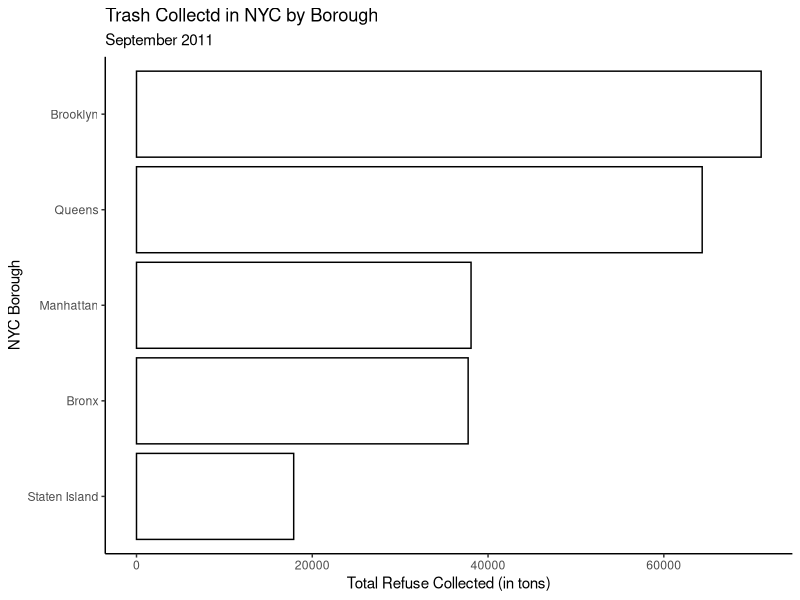
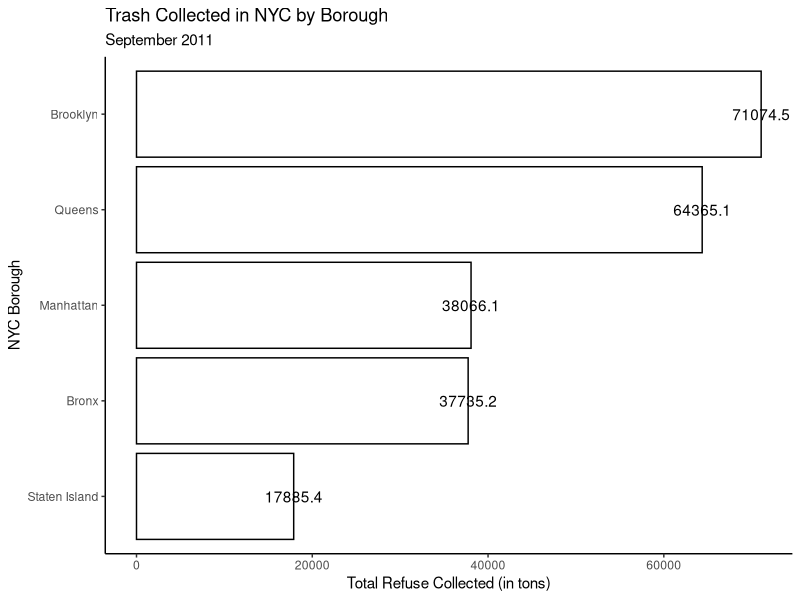
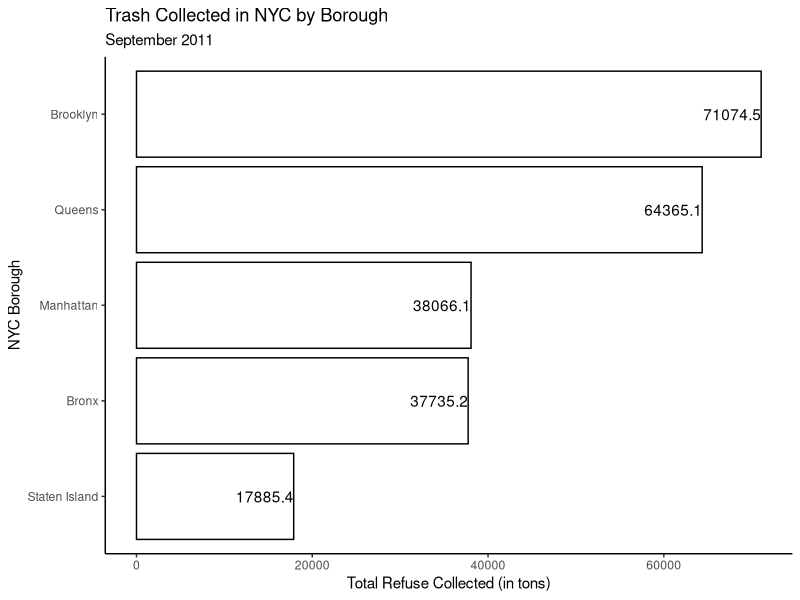
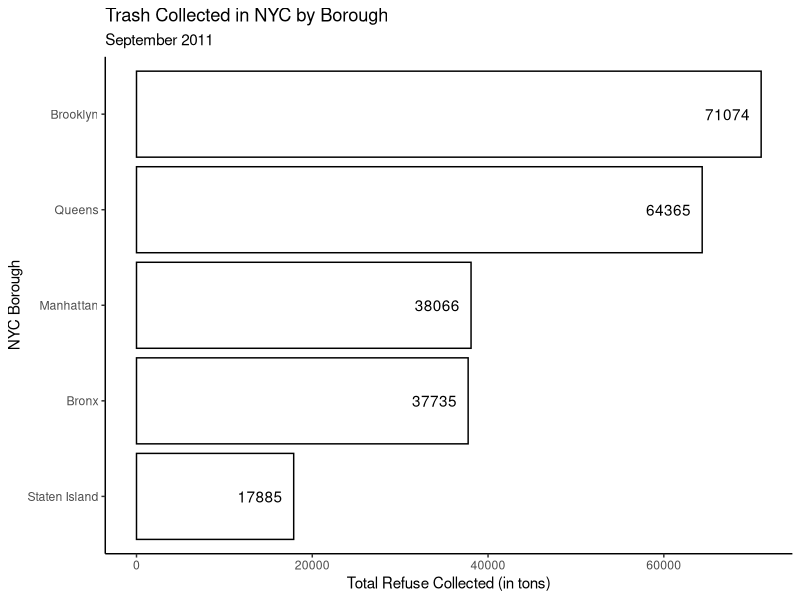
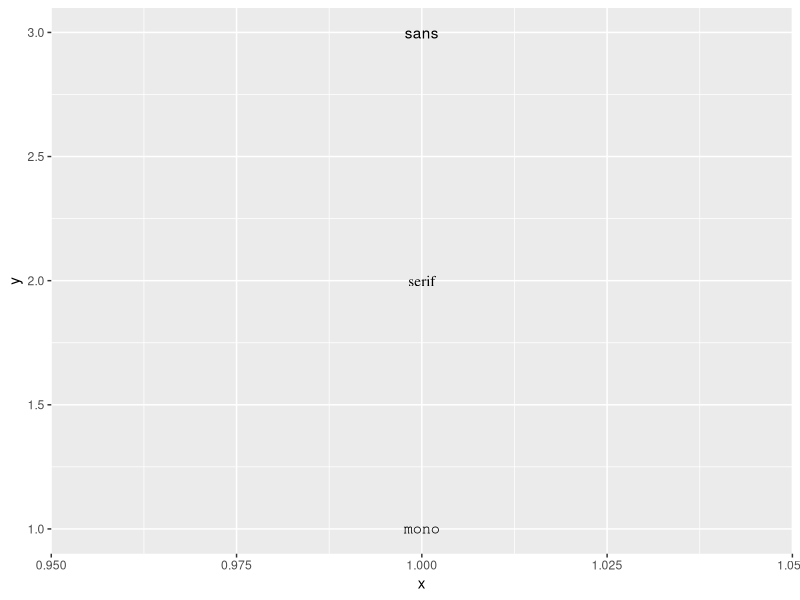
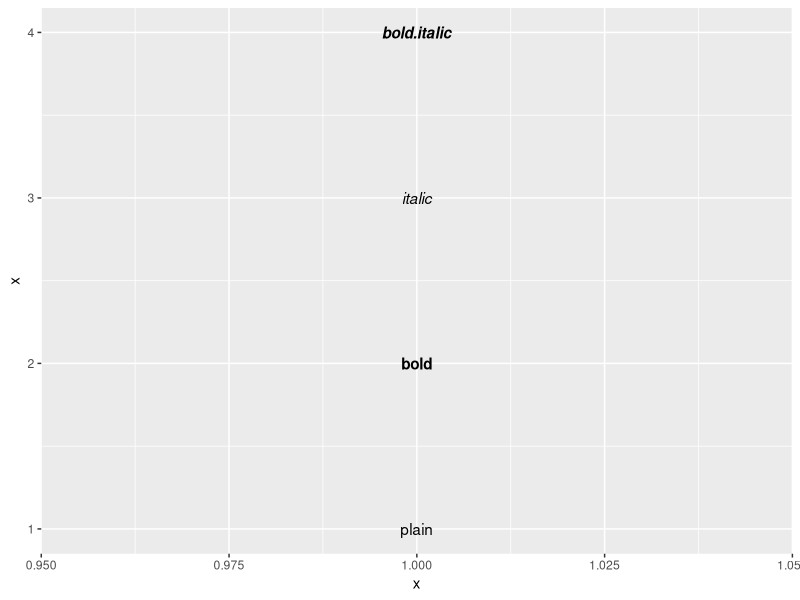
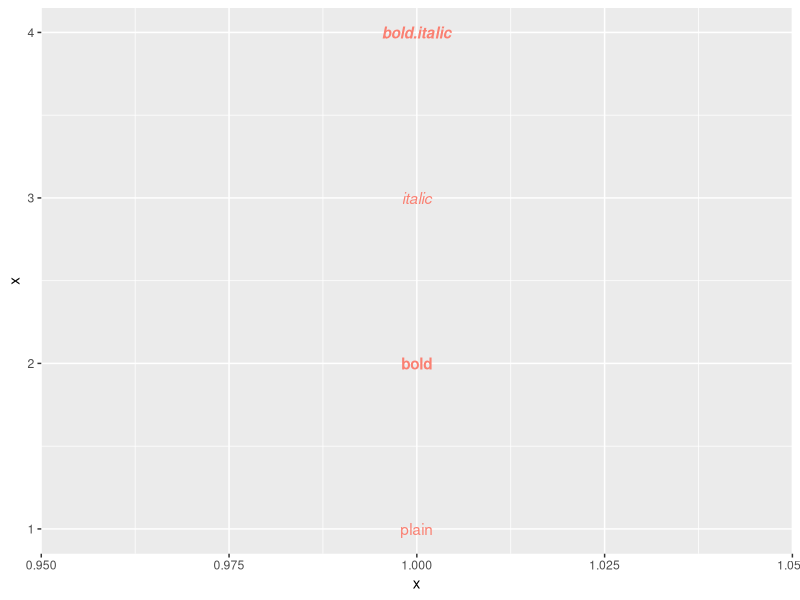
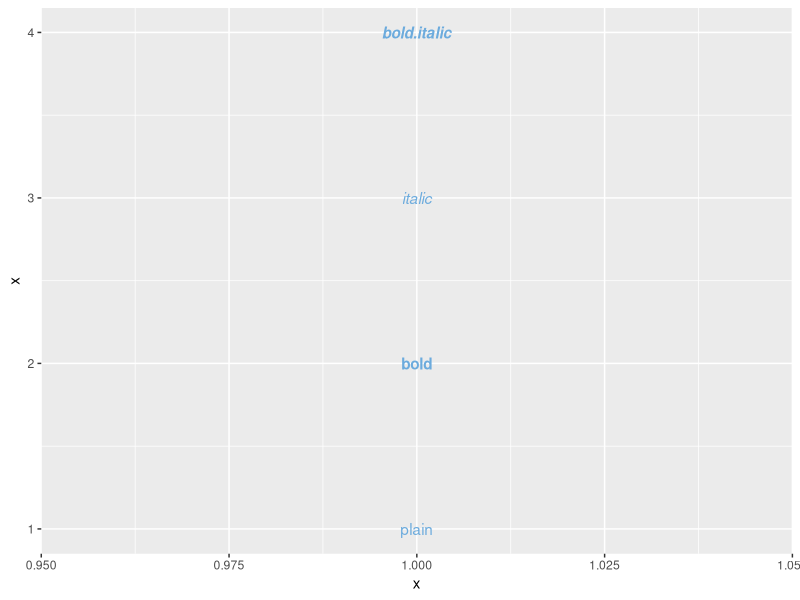

Recreate these plots in R, in order.
## ---- chunk 1
library(tidyverse)
library(readxl)
## To answer this question, let's first read in the data ##
nyc <- read_xlsx("Communicating How Much/NYC Trash Data.xlsx")
## Subset to September 2011 ##
nyc_sept11 <- nyc |>
  filter(MONTH == 9 & YEAR == 2011)
## Sum up REFUSETONSCOLLECTED variable by Borough ##
trash_tot <- nyc_sept11 |>
  group_by(BOROUGH) |>
  summarize(Sum_Trash = sum(REFUSETONSCOLLECTED))
trash_tot |>
  ggplot(aes(x=Sum_Trash,y=reorder(BOROUGH,Sum_Trash))) +
  geom_bar(stat='identity',color='black',fill='white') +
  labs(y = "NYC Borough",
       x = "Total Refuse Collected (in tons)",
       title = "Trash Collectd in NYC by Borough",
       subtitle = "September 2011") +
  theme_classic()
## ---- chunk 2
trash_tot |>
  ggplot(aes(x=Sum_Trash,y=reorder(BOROUGH,Sum_Trash))) +
  geom_bar(stat='identity',color='black',fill='white') +
  geom_text(aes(label=Sum_Trash)) +
  labs(y = "NYC Borough",
       x = "Total Refuse Collected (in tons)",
       title = "Trash Collected in NYC by Borough",
       subtitle = "September 2011") +
  theme_classic()
## ---- chunk 3
trash_tot |>
  ggplot(aes(x=Sum_Trash,y=reorder(BOROUGH,Sum_Trash))) +
  geom_bar(stat='identity',color='black',fill='white') +
  geom_text(aes(label=Sum_Trash),hjust = 1) +
  labs(y = "NYC Borough",
       x = "Total Refuse Collected (in tons)",
       title = "Trash Collected in NYC by Borough",
       subtitle = "September 2011") +
  theme_classic()
## ---- chunk 4
trash_tot |>
  ggplot(aes(x=Sum_Trash,y=reorder(BOROUGH,Sum_Trash))) +
  geom_bar(stat='identity',color='black',fill='white') +
  geom_text(aes(label=round(Sum_Trash)),hjust=1.25) +
  labs(y = "NYC Borough",
       x = "Total Refuse Collected (in tons)",
       title = "Trash Collected in NYC by Borough",
       subtitle = "September 2011") +
  theme_classic()
## ---- chunk 5
df <- data.frame(x = 1, y = 3:1, family = c("sans", "serif", "mono"))
df |>
  ggplot(aes(x, y)) + 
  geom_text(aes(label = family, family = family))
## ---- chunk 6
df <- data.frame(x = 1:4, fontface = c("plain", "bold", "italic", "bold.italic"))
df |>
  ggplot(aes(1, x)) + 
  geom_text(aes(label = fontface, fontface = fontface))
## ---- chunk 7
## Salmon Font ##
df |>
  ggplot(aes(1, x)) + 
  geom_text(aes(label = fontface, fontface = fontface),
            color='salmon')
## ---- chunk 8
## Manchester City Light Blue ##
df |>
  ggplot(aes(1, x)) + 
  geom_text(aes(label = fontface, fontface = fontface),
            color = "#6CABDD")
## ---- chunk 9
trash_tot |>
  ggplot(aes(x=Sum_Trash,y=reorder(BOROUGH,Sum_Trash))) +
  geom_bar(stat='identity',color='black',fill='white') +
  geom_text(aes(label=round(Sum_Trash)),family='serif',
            fontface='bold.italic',color='#CE1141',hjust=1.25) +
  labs(y = "NYC Borough",
       x = "Total Refuse Collected (in tons)",
       title = "Trash Collected in NYC by Borough",
       subtitle = "September 2011") +
  theme_classic()
## ---- chunk 10
trash_tot |>
  ggplot(aes(x=Sum_Trash,y=reorder(BOROUGH,Sum_Trash))) +
  geom_bar(stat='identity',color='black',fill='white') +
  geom_text(aes(label=round(Sum_Trash)),family='serif',
            fontface='bold.italic',color='#CE1141',hjust=-0.25) +
  labs(y = "NYC Borough",
       x = "Total Refuse Collected (in tons)",
       title = "Trash Collected in NYC by Borough",
       subtitle = "September 2011") +
  theme_classic()
## ---- chunk 11
trash_tot |>
  ggplot(aes(x=Sum_Trash,y=reorder(BOROUGH,Sum_Trash))) +
  geom_bar(stat='identity',color='black',fill='white') +
  geom_text(aes(label=round(Sum_Trash)),family='serif',
            fontface='bold.italic',color='#CE1141',hjust=-0.25) +
  labs(y = "NYC Borough",
       x = "Total Refuse Collected (in tons)",
       title = "Trash Collected in NYC by Borough",
       subtitle = "September 2011") +
  theme_classic() +
  scale_x_continuous(limits = c(0,75000))
## ---- chunk 12
trash_tot |>
  ggplot(aes(x=Sum_Trash,y=reorder(BOROUGH,Sum_Trash))) +
  geom_bar(stat='identity',color='black',fill='white') +
  geom_text(aes(label=round(Sum_Trash)),family='serif',
            fontface='bold.italic',color='#CE1141',hjust=-0.25) +
  labs(y = "NYC Borough",
       x = "Total Refuse Collected (in tons)",
       title = "Trash Collected in NYC by Borough",
       subtitle = "September 2011") +
  theme_classic() +
  scale_x_continuous(limits = c(0,75000),
                     breaks = seq(0,80000,by=10000))
## ---- chunk 13
trash_tot |>
  ggplot(aes(x=Sum_Trash,y=reorder(BOROUGH,Sum_Trash))) +
  geom_bar(stat='identity',color='black',fill='white') +
  geom_text(aes(label=round(Sum_Trash)),family='serif',
            fontface='bold.italic',color='#CE1141',hjust=-0.25) +
  labs(y = "NYC Borough",
       x = "Total Refuse Collected (in tons)",
       title = "Trash Collected in NYC by Borough",
       subtitle = "September 2011") +
  theme_classic() +
  scale_x_continuous(limits = c(0,75000),
                     breaks = seq(0,80000,by=10000),
                     labels = scales::label_number(suffix = "K",
                                                   scale = 1e-3))
## ---- chunk 14
trash_tot |>
  ggplot(aes(x=Sum_Trash,y=reorder(BOROUGH,Sum_Trash))) +
  geom_bar(stat='identity',color='black',fill='white') +
  geom_text(aes(label=round(Sum_Trash)),family='serif',
            fontface='bold.italic',color='#CE1141',hjust=-0.25) +
  labs(y = "NYC Borough",
       x = "Total Refuse Collected (in tons)",
       title = "Trash Collected in NYC by Borough",
       subtitle = "September 2011") +
  theme_classic() +
  theme(axis.text.x = element_text(family = 'serif',
                                   face = 'bold.italic',
                                   color = '#CE1141'),
        axis.title.x = element_text(family = 'serif',
                                    face = 'bold.italic',
                                    color = '#CE1141'),
        axis.text.y = element_text(family = 'serif',
                                   face = 'bold.italic',
                                   color = '#CE1141'),
        axis.title.y = element_text(family = 'serif',
                                    face = 'bold.italic',
                                    color = '#CE1141')) +
  scale_x_continuous(limits = c(0,75000),
                     breaks = seq(0,80000,by=10000),
                     labels = scales::label_number(suffix = "K",
                                                   scale = 1e-3))
## ---- chunk 15
trash_tot |>
  ggplot(aes(x=Sum_Trash,y=reorder(BOROUGH,Sum_Trash),fill=BOROUGH)) +
  geom_bar(stat='identity',color='black') +
  geom_text(aes(label=round(Sum_Trash)),family='serif',
            fontface='bold.italic',color='#CE1141',hjust=-0.25) +
  labs(y = "NYC Borough",
       x = "Total Refuse Collected (in tons)",
       title = "Trash Collected in NYC by Borough",
       subtitle = "September 2011") +
  theme_classic() +
  theme(axis.text.x = element_text(family = 'serif',
                                   face = 'bold.italic'),
        axis.title.x = element_text(family = 'serif',
                                    face = 'bold.italic'),
        axis.text.y = element_text(family = 'serif',
                                   face = 'bold.italic'),
        axis.title.y = element_text(family = 'serif',
                                    face = 'bold.italic')) +
  scale_x_continuous(limits = c(0,80000),
                     breaks = seq(0,80000,by=10000),
                     labels = scales::label_number(suffix = "K",
                                                   scale = 1e-3))
## ---- chunk 16
trash_tot |>
  ggplot(aes(x=Sum_Trash,y=reorder(BOROUGH,Sum_Trash),fill=BOROUGH)) +
  geom_bar(stat='identity',color='black') +
  geom_text(aes(label=round(Sum_Trash)),family='serif',
            fontface='bold.italic',color='#CE1141',hjust=-0.25) +
  labs(y = "NYC Borough",
       x = "Total Refuse Collected (in tons)",
       title = "Trash Collected in NYC by Borough",
       subtitle = "September 2011") +
  theme_classic() +
  theme(axis.text.x = element_text(family = 'serif',
                                   face = 'bold.italic'),
        axis.title.x = element_text(family = 'serif',
                                    face = 'bold.italic'),
        axis.text.y = element_blank(),
        axis.title.y = element_text(family = 'serif',
                                    face = 'bold.italic'),
        axis.ticks.y = element_blank()) +
  scale_x_continuous(limits = c(0,80000),
                     breaks = seq(0,80000,by=10000),
                     labels = scales::label_number(suffix = "K",
                                                   scale = 1e-3))
## ---- chunk 17
trash_tot |>
  ggplot(aes(x=Sum_Trash,y=reorder(BOROUGH,Sum_Trash),fill=BOROUGH)) +
  geom_bar(stat='identity',color='black') +
  geom_text(aes(label=round(Sum_Trash)),family='serif',
            fontface='bold.italic',color='#CE1141',hjust=-0.25) +
  labs(y = "NYC Borough",
       x = "Total Refuse Collected (in tons)",
       title = "Trash Collected in NYC by Borough",
       subtitle = "September 2011",
       fill = "Borough") +
  theme_classic() +
  theme(axis.text.x = element_text(family = 'serif',
                                   face = 'bold.italic'),
        axis.title.x = element_text(family = 'serif',
                                    face = 'bold.italic'),
        axis.text.y = element_blank(),
        axis.title.y = element_text(family = 'serif',
                                    face = 'bold.italic'),
        axis.ticks.y = element_blank()) +
  scale_x_continuous(limits = c(0,80000),
                     breaks = seq(0,80000,by=10000),
                     labels = scales::label_number(suffix = "K",
                                                   scale = 1e-3))
## ---- chunk 18
## Top ##

trash_tot |>
  ggplot(aes(x=Sum_Trash,y=reorder(BOROUGH,Sum_Trash),fill=BOROUGH)) +
  geom_bar(stat='identity',color='black') +
  geom_text(aes(label=round(Sum_Trash)),family='serif',
            fontface='bold.italic',color='#CE1141',hjust=-0.25) +
  labs(y = "NYC Borough",
       x = "Total Refuse Collected (in tons)",
       title = "Trash Collected in NYC by Borough",
       subtitle = "September 2011",
       fill = "Borough") +
  theme_classic() +
  theme(axis.text.x = element_text(family = 'serif',
                                   face = 'bold.italic'),
        axis.title.x = element_text(family = 'serif',
                                    face = 'bold.italic'),
        axis.text.y = element_blank(),
        axis.title.y = element_text(family = 'serif',
                                    face = 'bold.italic'),
        axis.ticks.y = element_blank(),
        legend.position = "top") +
  scale_x_continuous(limits = c(0,80000),
                     breaks = seq(0,80000,by=10000),
                     labels = scales::label_number(suffix = "K",
                                                   scale = 1e-3))
## Bottom ##

trash_tot |>
  ggplot(aes(x=Sum_Trash,y=reorder(BOROUGH,Sum_Trash),fill=BOROUGH)) +
  geom_bar(stat='identity',color='black') +
  geom_text(aes(label=round(Sum_Trash)),family='serif',
            fontface='bold.italic',color='#CE1141',hjust=-0.25) +
  labs(y = "NYC Borough",
       x = "Total Refuse Collected (in tons)",
       title = "Trash Collected in NYC by Borough",
       subtitle = "September 2011",
       fill = "Borough") +
  theme_classic() +
  theme(axis.text.x = element_text(family = 'serif',
                                   face = 'bold.italic'),
        axis.title.x = element_text(family = 'serif',
                                    face = 'bold.italic'),
        axis.text.y = element_blank(),
        axis.title.y = element_text(family = 'serif',
                                    face = 'bold.italic'),
        axis.ticks.y = element_blank(),
        legend.position = "bottom") +
  scale_x_continuous(limits = c(0,80000),
                     breaks = seq(0,80000,by=10000),
                     labels = scales::label_number(suffix = "K",
                                                   scale = 1e-3))
## ---- chunk 19
library(viridis)

trash_tot |>
  ggplot(aes(x=Sum_Trash,y=reorder(BOROUGH,Sum_Trash),fill=BOROUGH)) +
  geom_bar(stat='identity',color='black') +
  geom_text(aes(label=round(Sum_Trash)),family='serif',
            fontface='bold.italic',color='#CE1141',hjust=-0.25) +
  labs(y = "NYC Borough",
       x = "Total Refuse Collected (in tons)",
       title = "Trash Collected in NYC by Borough",
       subtitle = "September 2011",
       fill = "Borough") +
  theme_classic() +
  theme(axis.text.x = element_text(family = 'serif',
                                   face = 'bold.italic'),
        axis.title.x = element_text(family = 'serif',
                                    face = 'bold.italic'),
        axis.text.y = element_blank(),
        axis.title.y = element_text(family = 'serif',
                                    face = 'bold.italic'),
        axis.ticks.y = element_blank(),
        legend.position = "bottom") +
  scale_x_continuous(limits = c(0,80000),
                     breaks = seq(0,80000,by=10000),
                     labels = scales::label_number(suffix = "K",
                                                   scale = 1e-3)) +
  scale_fill_viridis(discrete = T)
## ---- chunk 20
trash_tot |>
  ggplot(aes(x=Sum_Trash,y=reorder(BOROUGH,Sum_Trash),fill=BOROUGH)) +
  geom_bar(stat='identity',color='black') +
  geom_text(aes(label=round(Sum_Trash)),family='serif',
            fontface='bold.italic',color='#CE1141',hjust=-0.25) +
  labs(y = "NYC Borough",
       x = "Total Refuse Collected (in tons)",
       title = "Trash Collected in NYC by Borough",
       subtitle = "September 2011",
       fill = "Borough") +
  theme_classic() +
  theme(axis.text.x = element_text(family = 'serif',
                                   face = 'bold.italic'),
        axis.title.x = element_text(family = 'serif',
                                    face = 'bold.italic'),
        axis.text.y = element_blank(),
        axis.title.y = element_text(family = 'serif',
                                    face = 'bold.italic'),
        axis.ticks.y = element_blank(),
        legend.position = "bottom") +
  scale_x_continuous(limits = c(0,80000),
                     breaks = seq(0,80000,by=10000),
                     labels = scales::label_number(suffix = "K",
                                                   scale = 1e-3)) +
  scale_fill_viridis(discrete = T,
                     option = "H")
## ---- chunk 21
library(RColorBrewer)
print(brewer.pal.info)
## ---- chunk 22
trash_tot |>
  ggplot(aes(x=Sum_Trash,y=reorder(BOROUGH,Sum_Trash),fill=BOROUGH)) +
  geom_bar(stat='identity',color='black') +
  geom_text(aes(label=round(Sum_Trash)),family='serif',
            fontface='bold.italic',color='#CE1141',hjust=-0.25) +
  labs(y = "NYC Borough",
       x = "Total Refuse Collected (in tons)",
       title = "Trash Collected in NYC by Borough",
       subtitle = "September 2011",
       fill = "Borough") +
  theme_classic() +
  theme(axis.text.x = element_text(family = 'serif',
                                   face = 'bold.italic'),
        axis.title.x = element_text(family = 'serif',
                                    face = 'bold.italic'),
        axis.text.y = element_blank(),
        axis.title.y = element_text(family = 'serif',
                                    face = 'bold.italic'),
        axis.ticks.y = element_blank(),
        legend.position = "bottom") +
  scale_x_continuous(limits = c(0,80000),
                     breaks = seq(0,80000,by=10000),
                     labels = scales::label_number(suffix = "K",
                                                   scale = 1e-3)) +
  scale_fill_brewer(palette = "Pastel1")
## ---- chunk 23
borough_colors <- c("Bronx" = 'red',
                    "Brooklyn" = 'blue',
                    "Manhattan" = "orange",
                    "Queens" = "yellow",
                    "Staten Island" = 'violet')
trash_tot |>
  ggplot(aes(x=Sum_Trash,y=reorder(BOROUGH,Sum_Trash),fill=BOROUGH)) +
  geom_bar(stat='identity',color='black') +
  geom_text(aes(label=round(Sum_Trash)),family='serif',
            fontface='bold.italic',color='#CE1141',hjust=-0.25) +
  labs(y = "NYC Borough",
       x = "Total Refuse Collected (in tons)",
       title = "Trash Collected in NYC by Borough",
       subtitle = "September 2011",
       fill = "Borough") +
  theme_classic() +
  theme(axis.text.x = element_text(family = 'serif',
                                   face = 'bold.italic'),
        axis.title.x = element_text(family = 'serif',
                                    face = 'bold.italic'),
        axis.text.y = element_blank(),
        axis.title.y = element_text(family = 'serif',
                                    face = 'bold.italic'),
        axis.ticks.y = element_blank(),
        legend.position = "bottom") +
  scale_x_continuous(limits = c(0,80000),
                     breaks = seq(0,80000,by=10000),
                     labels = scales::label_number(suffix = "K",
                                                   scale = 1e-3)) +
  scale_fill_manual(values = borough_colors)

